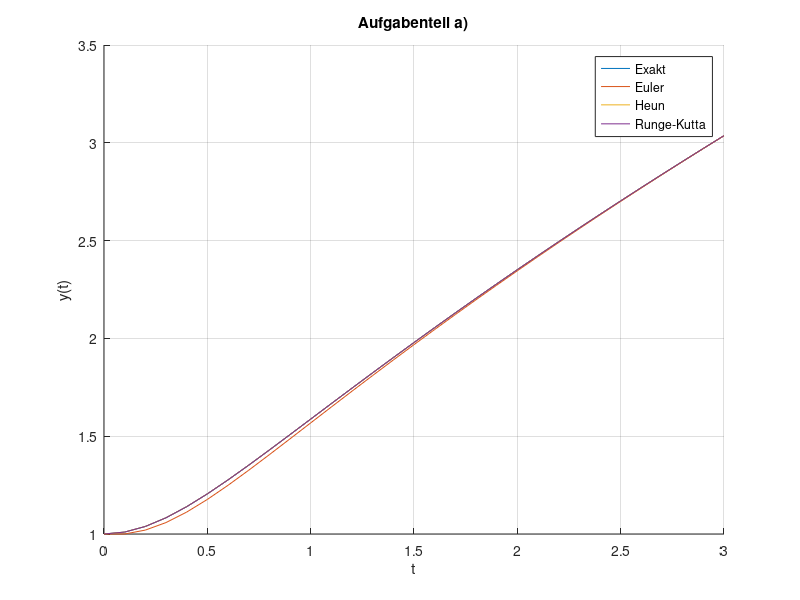
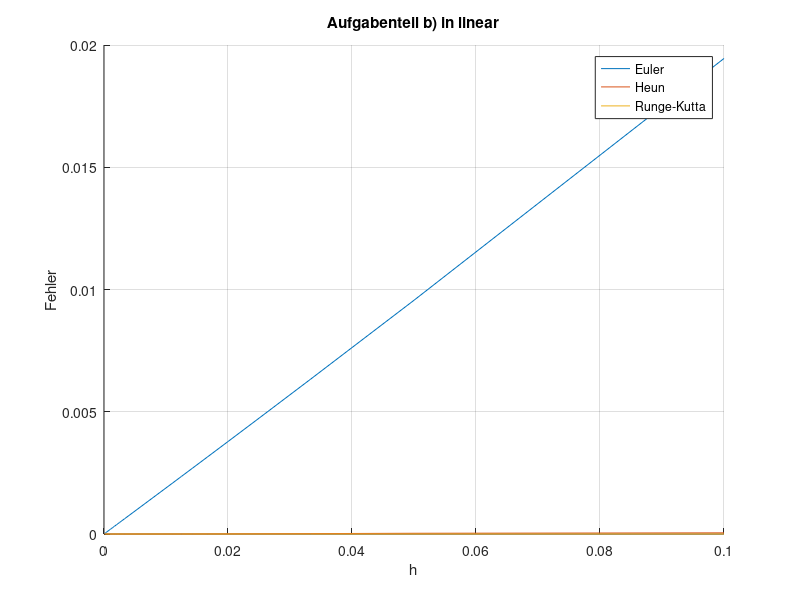
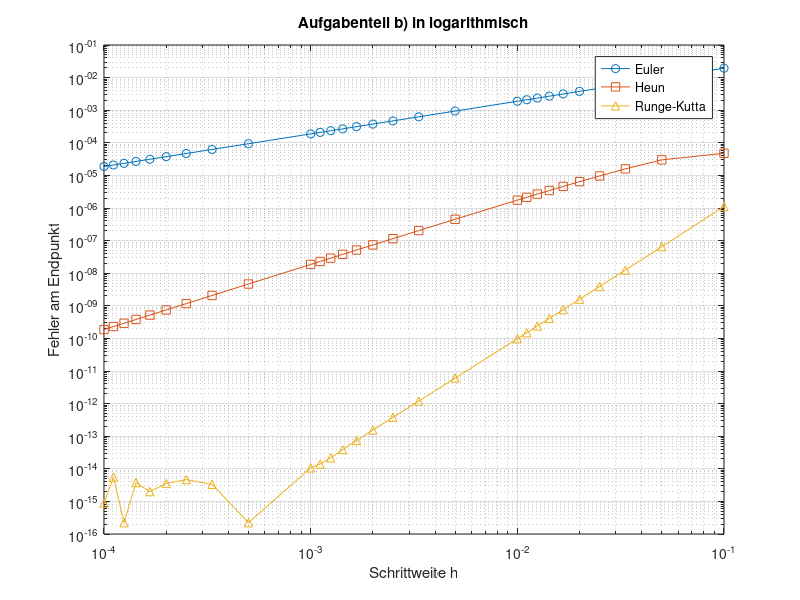

Write MATLAB code to recreate these figures, in order.
clear

function out = f(t, y)
    out = (2*t) / y^2;
end

function out = euler(t0, tN, y0, h)
    yn = y0;
    N = round((tN - t0) / h);
    out = zeros(1,N);
    out(1) = y0;
    a = t0;

    for n=0:N-1
        tn = a + n * h;
        kn = h * f(tn, yn);
        yn1 = yn + kn;

        out(n+2) = yn1;
        yn = yn1;
    end
end

function out = heun(t0, tN, y0, h)
    yn = y0;
    N = round((tN - t0) / h);
    out = zeros(1,N);
    out(1) = y0;
    a = t0;

    for n=0:N-1
        tn = a + n * h;
        kn1 = h * f(tn, yn);
        kn2 = h * f(tn+h, yn+kn1);
        yn1 = yn + 0.5 * (kn1 + kn2);

        out(n+2) = yn1;
        yn = yn1;
    end
end

function out = rungekutta(t0, tN, y0, h)
    yn = y0;
    N = round((tN - t0) / h);
    out = zeros(1,N);
    out(1) = y0;
    a = t0;
    
    for n=0:N-1
        tn = a + n * h;
        kn1 = h * f(tn, yn);
        kn2 = h * f(tn+0.5*h, yn+0.5*kn1);
        kn3 = h * f(tn+0.5*h, yn+0.5*kn2);
        kn4 = h * f(tn+h, yn+kn3);
        yn1 = yn + 1/6 * (kn1 + 2*kn2 + 2*kn3 + kn4);

        out(n+2) = yn1;
        yn = yn1;
    end

end

function out = exakt(t0, tN, h)
    t = t0:h:tN;
    out = nthroot(3 * t.^2 + 1,3);
end
%---------------------------------main-------------------------------------
t0 = 0;
tN = 3;
h = 0.1;
y0 = 1;

res_euler = euler(t0, tN, y0, h);
res_heun = heun(t0, tN, y0, h);
res_rungekutta = rungekutta(t0, tN, y0, h);
res_exakt = exakt(t0, tN, h);

figure(1)
hold on
t = t0:h:tN;
plot(t, res_exakt)
plot(t, res_euler)
plot(t, res_heun)
plot(t, res_rungekutta)
legend("Exakt", "Euler", "Heun", "Runge-Kutta")
xlabel("t")
ylabel("y(t)")
title("Aufgabenteil a)")
grid on
hold off
%------------b)-----------
t0 = 0;
tN = 1;

%Sauber h_error erzeugen, nicht mit logspace, da wir ganzzahlen brauchen
%bei N
N = 10:10:100;
N = [N,200:100:1000];
N = [N,2000:1000:10000];
h_error = (tN-t0)./N;

res_e = zeros(1,length(h_error));
res_h = zeros(1,length(h_error));
res_r = zeros(1,length(h_error));
res_ex = zeros(1,length(h_error));

for i=1:length(h_error)
    temp = euler(t0, tN, y0, h_error(i));
    res_e(i) = temp(end);
    temp = heun(t0, tN, y0, h_error(i));
    res_h(i) = temp(end);
    temp = rungekutta(t0, tN, y0, h_error(i));
    res_r(i) = temp(end); 
    temp = exakt(t0, tN, h_error(i));
    res_ex(i) = temp(end);
end

d_e = abs(res_e - res_ex(end));
d_h = abs(res_h - res_ex(end));
d_r = abs(res_r - res_ex(end));

figure(2)
hold on
plot(h_error, d_e)
plot(h_error, d_h)
plot(h_error, d_r)
legend("Euler", "Heun", "Runge-Kutta")
xlabel("h")
ylabel("Fehler")
grid on
title("Aufgabenteil b) in linear")
hold off

figure(3)
loglog(h_error, d_e, 'o-', h_error, d_h, 's-', h_error, d_r, '^-')
xlabel('Schrittweite h')
ylabel('Fehler am Endpunkt')
legend('Euler', 'Heun', 'Runge-Kutta')
title("Aufgabenteil b) in logarithmisch")
grid on